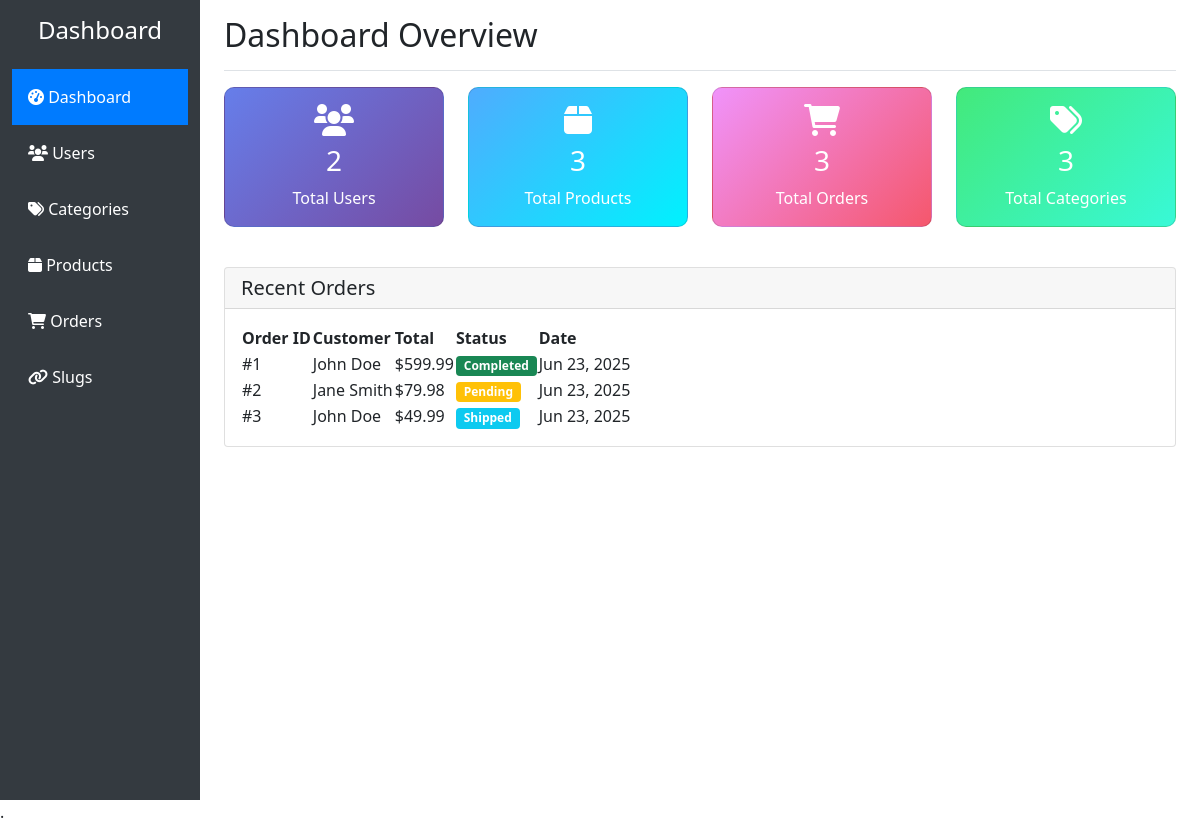
The page / on the database its author committed.
### tables this page shows
CREATE TABLE orders (
    id INT AUTO_INCREMENT PRIMARY KEY,
    user_id INT NOT NULL,
    total_price DECIMAL(10,2) NOT NULL,
    status VARCHAR(50) DEFAULT 'pending',
    created_at TIMESTAMP DEFAULT CURRENT_TIMESTAMP,
    FOREIGN KEY (user_id) REFERENCES users(id) ON DELETE CASCADE
);

CREATE TABLE users (
    id INT AUTO_INCREMENT PRIMARY KEY,
    name VARCHAR(100) NOT NULL,
    email VARCHAR(150) UNIQUE NOT NULL,
    password VARCHAR(255) NOT NULL,
    phone VARCHAR(20),
    address TEXT,
    created_at TIMESTAMP DEFAULT CURRENT_TIMESTAMP
);

### index.php (the view, shortened to what this page needs)
<?php
$database = new Database();
$db = $database->getConnection();
$stats = [];
$stmt = $db->query("SELECT COUNT(*) as count FROM users");
$stats['users'] = $stmt->fetch(PDO::FETCH_ASSOC)['count'];
$stmt = $db->query("SELECT COUNT(*) as count FROM products");
$stats['products'] = $stmt->fetch(PDO::FETCH_ASSOC)['count'];
$stmt = $db->query("SELECT COUNT(*) as count FROM orders");
$stats['orders'] = $stmt->fetch(PDO::FETCH_ASSOC)['count'];
$stmt = $db->query("SELECT COUNT(*) as count FROM categories");
$stats['categories'] = $stmt->fetch(PDO::FETCH_ASSOC)['count'];
$stmt = $db->query("
    SELECT o.*, u.name as user_name
    FROM orders o
    JOIN users u ON o.user_id = u.id
    ORDER BY o.created_at DESC
    LIMIT 5
");
$recentOrders = $stmt->fetchAll(PDO::FETCH_ASSOC);
?>
<!DOCTYPE html>
<html lang="en">
<head>
         <link href="https://cdn.jsdelivr.net/npm/bootstrap@5.1.3/dist/css/bootstrap.min.css" rel="stylesheet">
    <link href="https://cdnjs.cloudflare.com/ajax/libs/font-awesome/6.0.0/css/all.min.css" rel="stylesheet">
    <link rel="stylesheet" href="https://cdn.datatables.net/2.3.2/css/dataTables.dataTables.css" />
</head>
<body>
    <div class="container-fluid">
        <div class="row">
            <nav class="col-md-3 col-lg-2 d-md-block sidebar collapse">
                <div class="position-sticky pt-3">
                    <h4 class="text-white text-center mb-4">Dashboard</h4>
                    <ul class="nav flex-column">
                        <li class="nav-item">
                            <a class="nav-link active" href="index.php">
                                <i class="fas fa-tachometer-alt"></i> Dashboard
                            </a>
                        </li>
                        <li class="nav-item">
                            <a class="nav-link" href="users.php">
                                <i class="fas fa-users"></i> Users
                            </a>
                        </li>
                        <li class="nav-item">
                            <a class="nav-link" href="categories.php">
                                <i class="fas fa-tags"></i> Categories
                            </a>
                        </li>
                        <li class="nav-item">
                            <a class="nav-link" href="products.php">
                                <i class="fas fa-box"></i> Products
                            </a>
                        </li>
                        <li class="nav-item">
                            <a class="nav-link" href="orders.php">
                                <i class="fas fa-shopping-cart"></i> Orders
                            </a>
                        </li>
                        <li class="nav-item">
                            <a class="nav-link" href="slugs.php">
                                <i class="fas fa-link"></i> Slugs
                            </a>
                        </li>
                    </ul>
                </div>
            </nav>
            <main class="col-md-9 ms-sm-auto col-lg-10 px-md-4">
                <div class="d-flex justify-content-between flex-wrap flex-md-nowrap align-items-center pt-3 pb-2 mb-3 border-bottom">
                    <h1 class="h2">Dashboard Overview</h1>
                </div>
                <div class="row mb-4">
                    <div class="col-md-3 mb-3">
                        <div class="card stat-card">
                            <div class="card-body text-center">
                                <i class="fas fa-users fa-2x mb-2"></i>
                                <h3><?php echo $stats['users']; ?></h3>
                                <p class="mb-0">Total Users</p>
                            </div>
                        </div>
                    </div>
                    <div class="col-md-3 mb-3">
                        <div class="card stat-card products">
                            <div class="card-body text-center">
                                <i class="fas fa-box fa-2x mb-2"></i>
                                <h3><?php echo $stats['products']; ?></h3>
                                <p class="mb-0">Total Products</p>
                            </div>
                        </div>
                    </div>
                    <div class="col-md-3 mb-3">
                        <div class="card stat-card orders">
                            <div class="card-body text-center">
                                <i class="fas fa-shopping-cart fa-2x mb-2"></i>
                                <h3><?php echo $stats['orders']; ?></h3>
                                <p class="mb-0">Total Orders</p>
                            </div>
                        </div>
                    </div>
                    <div class="col-md-3 mb-3">
                        <div class="card stat-card categories">
                            <div class="card-body text-center">
                                <i class="fas fa-tags fa-2x mb-2"></i>
                                <h3><?php echo $stats['categories']; ?></h3>
                                <p class="mb-0">Total Categories</p>
                            </div>
                        </div>
                    </div>
                </div>
                <div class="card">
                    <div class="card-header">
                        <h5 class="mb-0">Recent Orders</h5>
                    </div>
                    <div class="card-body">
                        <div class="table-responsive">
                            <table id="myTable" class="display">
                                <thead>
                                    <tr>
                                        <th>Order ID</th>
                                        <th>Customer</th>
                                        <th>Total</th>
                                        <th>Status</th>
                                        <th>Date</th>
                                    </tr>
                                </thead>
                                <tbody>
                                    <?php foreach ($recentOrders as $order): ?>
                                    <tr>
                                        <td>#<?php echo $order['id']; ?></td>
                                        <td><?php echo htmlspecialchars($order['user_name']); ?></td>
                                        <td>$<?php echo number_format($order['total_price'], 2); ?></td>
                                        <td>
                                            <span class="badge bg-<?php echo $order['status'] == 'completed' ? 'success' : ($order['status'] == 'pending' ? 'warning' : 'info'); ?>">
                                                <?php echo ucfirst($order['status']); ?>
                                            </span>
                                        </td>
                                        <td><?php echo date('M d, Y', strtotime($order['created_at'])); ?></td>
                                    </tr>
                                    <?php endforeach; ?>
                                </tbody>
                            </table>
                        </div>
                    </div>
                </div>
            </main>
        </div>
    </div>
          .
</body>
</html>

### index.php (style rules this page uses)
.sidebar { min-height: 100vh; background: #343a40; }
.sidebar .nav-link { color: #fff; padding: 1rem; }
.sidebar .nav-link.active { background: #007bff; }
.stat-card { background: linear-gradient(135deg, #667eea 0%, #764ba2 100%); color: white; border-radius: 10px; }
.stat-card.orders { background: linear-gradient(135deg, #f093fb 0%, #f5576c 100%); }
.stat-card.products { background: linear-gradient(135deg, #4facfe 0%, #00f2fe 100%); }
.stat-card.categories { background: linear-gradient(135deg, #43e97b 0%, #38f9d7 100%); }

### rows shown on the page
orders: id "1", user.name "John Doe", total_price "599.99", status "Completed", created_at "Jun 23, 2025"
orders: id "2", user.name "Jane Smith", total_price "79.98", status "Pending", created_at "Jun 23, 2025"
orders: id "3", user.name "John Doe", total_price "49.99", status "Shipped", created_at "Jun 23, 2025"

### other values the page prints
$stats['users'] "2"
$stats['products'] "3"
$stats['orders'] "3"
$stats['categories'] "3"
